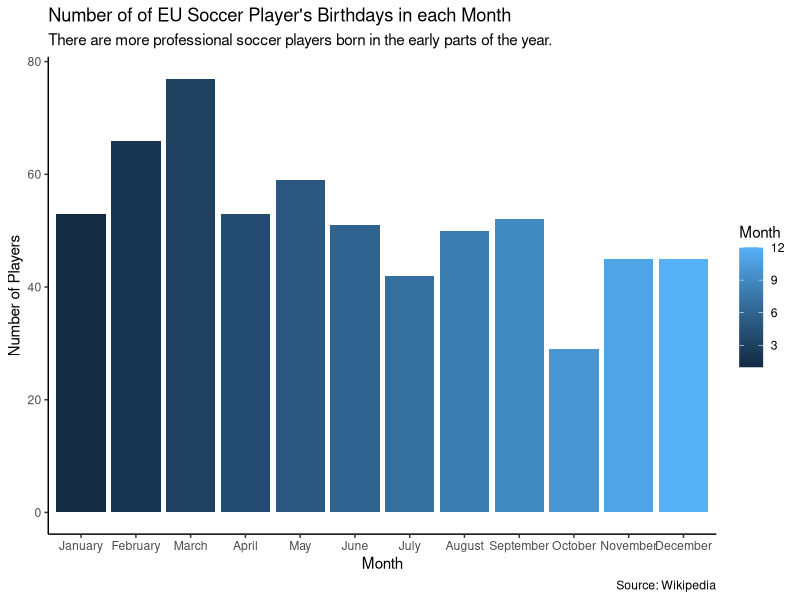

Here is the R script that generated this plot:
## ---- chunk 1
knitr::opts_chunk$set(echo = FALSE)
library(tidyverse)
# Learn more about creating websites with Distill at:
# https://rstudio.github.io/distill/website.html

# Learn more about publishing to GitHub Pages at:
# https://rstudio.github.io/distill/publish_website.html#github-pages

## ---- chunk 2
x <- read_csv("birthdates.csv", col_types = cols(value = col_character()))

clean_data <- x %>% 
  mutate(date = parse_date(str_sub(value, 2, 11))) %>% 
  mutate(raw_month = months(date)) %>% 
  mutate(month = parse_factor(raw_month, levels = month.name)) %>% 
  group_by(month) %>% 
  summarize(total = n())

clean_data %>% 
  ggplot(aes(x=month, y = total, fill = as.numeric(month)))+
  geom_col()+
  theme_classic()+
  labs(title = "Number of of EU Soccer Player's Birthdays in each Month", subtitle = "There are more professional soccer players born in the early parts of the year.", x = "Month", y = "Number of Players", caption = "Source: Wikipedia", fill="Month")
 
